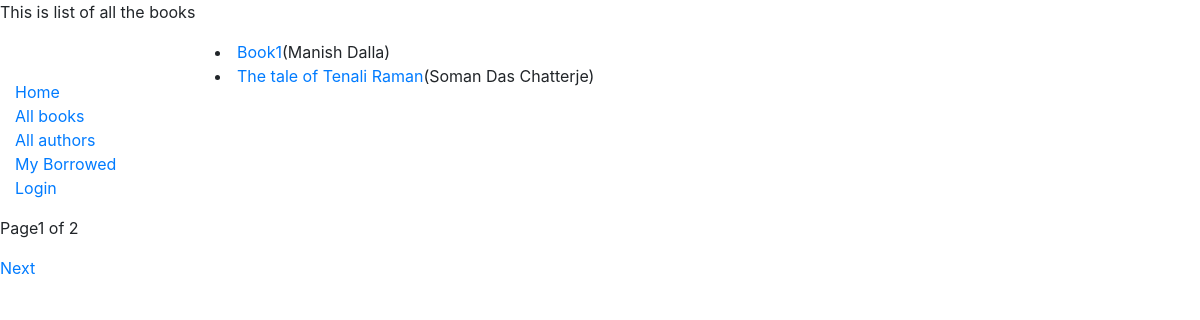
Before: /catalog/books/ with the older database file.
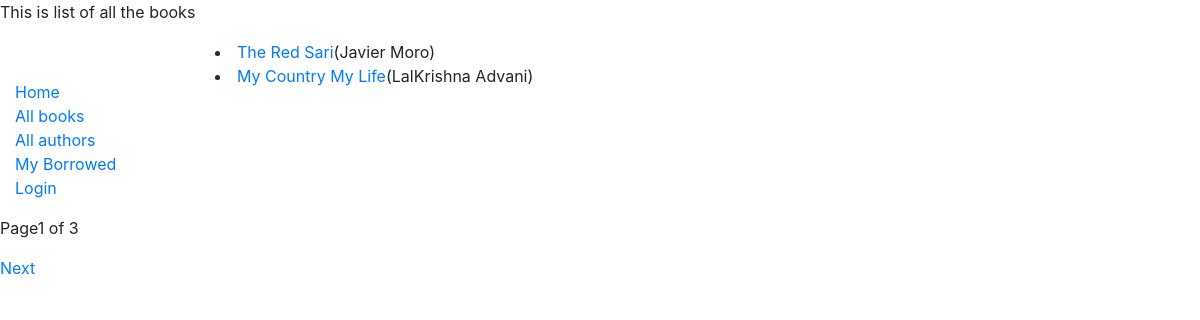
After: the same page with the newer database file.
### catalog/models.py (models this page shows, shortened)
class Book(models.Model):
	title=models.CharField(max_length=60)
	author=models.ForeignKey('Author',on_delete=models.CASCADE,help_text="Enter name of the author")
	summary=models.TextField(max_length=100,help_text="Enter description of the book")
	isbn=models.CharField('ISBN' ,max_length=13,help_text="13 character number <a href=https://www.isbn-international.org/content/what-isbn>what is ISBN number</a>")
	genre=models.ManyToManyField(Genre, help_text="Select Genre for this book ")
	def display_genre(self):
		return ','.join(genre.name for genre in self.genre.all()[:3])
	display_genre.short_description='Genre'

class Author(models.Model):
	first_name=models.CharField(max_length=20)
	date_of_birth=models.DateField(null=False,blank=False)
	date_of_death=models.DateField(null=True,blank=True)
	last_name=models.CharField(max_length=20)
	class Meta:
		ordering=['last_name','first_name']
	def __str__(self):
	 	return (self.first_name+" "+self.last_name)

### catalog/views.py (the view)
# urls.py: path('books/',views.BookListView.as_view(),name="books"),
class BookListView(generic.ListView):
	model=Book
	templates="catalog/book_list"
	context="Book_list"
	paginate_by=2
	def get_queryset(self):
		return Book.objects.all()

### catalog/templates/catalog/book_list.html
{% extends "catalog/base_generic.html" %}
{% block title %}
<p>This is list of all the books</p>
{% endblock %}
{% block content %}
{% if book_list %}
{% for book in book_list %}
	<li>
	<a href="{% url 'book-detail' book.pk %}">{{book.title}}</a>({{book.author}})
	</li>
	{% endfor %}
{% else %}
<p>No books are available</p>
{% endif %}
{% endblock %}

Changed rows visible on the page:
removed Book: title "The tale of Tenali Raman", author "Soman Das Chatterje"
changed Book: title "Book1" → "The Red Sari"; author "Manish Dalla" → "Javier Moro"
added Book: title "My Country My Life", author "LalKrishna Advani"
Other visible differences:
{{ page_obj.paginator.num_pages }}: "2" → "3"
